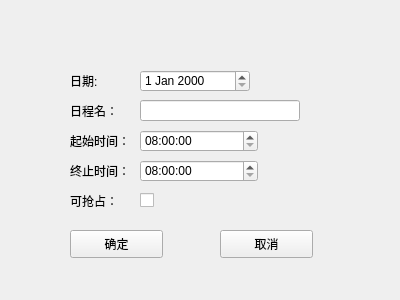
<?xml version="1.0" encoding="UTF-8"?>
<ui version="4.0">
 <class>editTable</class>
 <widget class="QWidget" name="editTable">
  <property name="geometry">
   <rect>
    <x>0</x>
    <y>0</y>
    <width>400</width>
    <height>300</height>
   </rect>
  </property>
  <property name="windowTitle">
   <string>Form</string>
  </property>
  <widget class="QPushButton" name="pushButton">
   <property name="geometry">
    <rect>
     <x>70</x>
     <y>230</y>
     <width>93</width>
     <height>28</height>
    </rect>
   </property>
   <property name="text">
    <string>确定</string>
   </property>
  </widget>
  <widget class="QPushButton" name="pushButton_2">
   <property name="geometry">
    <rect>
     <x>220</x>
     <y>230</y>
     <width>93</width>
     <height>28</height>
    </rect>
   </property>
   <property name="text">
    <string>取消</string>
   </property>
  </widget>
  <widget class="QLabel" name="label">
   <property name="geometry">
    <rect>
     <x>70</x>
     <y>70</y>
     <width>72</width>
     <height>21</height>
    </rect>
   </property>
   <property name="text">
    <string>日期:</string>
   </property>
  </widget>
  <widget class="QLabel" name="label_2">
   <property name="geometry">
    <rect>
     <x>70</x>
     <y>100</y>
     <width>72</width>
     <height>21</height>
    </rect>
   </property>
   <property name="text">
    <string>日程名：</string>
   </property>
  </widget>
  <widget class="QLineEdit" name="lineEdit_2">
   <property name="geometry">
    <rect>
     <x>140</x>
     <y>100</y>
     <width>160</width>
     <height>21</height>
    </rect>
   </property>
  </widget>
  <widget class="QLabel" name="label_3">
   <property name="geometry">
    <rect>
     <x>70</x>
     <y>130</y>
     <width>72</width>
     <height>21</height>
    </rect>
   </property>
   <property name="text">
    <string>起始时间：</string>
   </property>
  </widget>
  <widget class="QLabel" name="label_4">
   <property name="geometry">
    <rect>
     <x>70</x>
     <y>160</y>
     <width>72</width>
     <height>21</height>
    </rect>
   </property>
   <property name="text">
    <string>终止时间：</string>
   </property>
  </widget>
  <widget class="QCheckBox" name="checkBox">
   <property name="geometry">
    <rect>
     <x>140</x>
     <y>190</y>
     <width>111</width>
     <height>21</height>
    </rect>
   </property>
   <property name="text">
    <string/>
   </property>
  </widget>
  <widget class="QLabel" name="label_5">
   <property name="geometry">
    <rect>
     <x>70</x>
     <y>190</y>
     <width>72</width>
     <height>21</height>
    </rect>
   </property>
   <property name="text">
    <string>可抢占：</string>
   </property>
  </widget>
  <widget class="QTimeEdit" name="timeEdit">
   <property name="geometry">
    <rect>
     <x>140</x>
     <y>130</y>
     <width>118</width>
     <height>22</height>
    </rect>
   </property>
   <property name="maximumTime">
    <time>
     <hour>21</hour>
     <minute>0</minute>
     <second>0</second>
    </time>
   </property>
   <property name="minimumTime">
    <time>
     <hour>8</hour>
     <minute>0</minute>
     <second>0</second>
    </time>
   </property>
  </widget>
  <widget class="QDateEdit" name="dateEdit">
   <property name="geometry">
    <rect>
     <x>140</x>
     <y>70</y>
     <width>110</width>
     <height>22</height>
    </rect>
   </property>
  </widget>
  <widget class="QTimeEdit" name="timeEdit_2">
   <property name="geometry">
    <rect>
     <x>140</x>
     <y>160</y>
     <width>118</width>
     <height>22</height>
    </rect>
   </property>
   <property name="maximumTime">
    <time>
     <hour>21</hour>
     <minute>0</minute>
     <second>0</second>
    </time>
   </property>
   <property name="minimumTime">
    <time>
     <hour>8</hour>
     <minute>0</minute>
     <second>0</second>
    </time>
   </property>
  </widget>
 </widget>
 <resources/>
 <connections/>
</ui>
